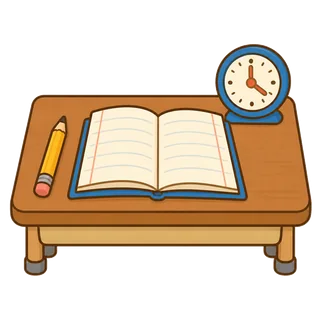
#> input picture img/0772603e9e1b.webp, 320 x 320 px
$ python -i build_app.py   (imports and definitions only)
#> lines starting #> are read from the running program, lines starting #| are printed output that depends on the picture; after the words box and inside, x2 and y2 are one past the last pixel; in counts of white or black regions, pixels touching at a corner belong together
### drafts/ru-units-21-30/picdata.py
# mode: draw | reuse | none ;  (idea, conflict note, existing-gloss for thumbnails)
P={}
def S(i,mode,idea,conf='',ex=()): P[i]=(mode,idea,conf,tuple(ex))
# 21 Music
S('muzyka','draw','Colorful musical notes floating in the air','Unit 13 already has «music» as headphones (emoji)')
S('pyesnya','draw','One big music note inside a speech bubble','Close to «music»: keep notes in a bubble vs floating notes')
S('pyet','draw','Misha singing, mouth open, a few notes')
S('payu','reuse','Same picture as «петь» (Misha singing)','Same art as «to sing»; they should not be answer choices together')
S('payosh','draw','Pointing hand at the viewer + notes (the «you» picture style)')
S('payot','draw','Tima singing')
S('gitara','draw','Acoustic guitar alone')
S('na_gitarye','draw','Misha playing the guitar')
S('pianino','draw','Upright piano alone')
S('gromko','draw','Big loudspeaker with sound waves')
S('tikho','draw','Misha with a finger on his lips')
S('kontsert','draw','Small stage with curtain and microphone')
# 22 Questions
for i in ['kogda','pachemu','patamu_shto','kak','chey','chya','chyo']: S(i,'none','Cannot be drawn clearly (question word)')
S('vapros','draw','Misha raising his hand with a «?» above','Unit 1 «what / who / where» may also show «?»; here it is a raised hand',('what','who'))
S('atvyet','draw','Speech bubble with a big «!»','Not the same as «yes»',('yes',))
S('znayu','draw','Misha pointing at his head, light bulb')
S('znayesh','draw','Pointing hand at the viewer + light bulb')
S('nye_znayu','draw','Misha shrugging','Unit 13 «he / she does» is the 🤷 emoji',())
# 23 In town
S('magazin','draw','Small shop with awning'); S('v_magazinye','draw','Misha inside the shop, shelves behind him')
S('ulitsa','draw','Street with road and houses'); S('na_ulitsye','draw','Misha standing on the street')
S('kafye','draw','Café front with tables'); S('v_kafye','draw','Misha at a café table')
S('muzyey','draw','Museum with columns','Similar building style to «school»',('school',)); S('v_muzyeye','draw','Misha looking at a framed painting')
S('kino','draw','Movie theater screen with popcorn'); S('v_kino','draw','Misha holding popcorn, seat')
S('biblioteka','draw','Bookshelves'); S('v_bibliotyekye','draw','Misha reading between bookshelves','Close to «to read»',('to read',))
# 24 Going
S('kuda','none','Cannot be drawn clearly (question word)')
S('idu','draw','Misha walking','Unit 13 «I\'m going for a walk» is the 🚶 emoji'); S('idyosh','draw','Pointing hand + walking feet'); S('idyot','draw','Tima walking')
S('v_magazin','draw','Misha walking toward the shop, big arrow','Differs from «в магазине» (Misha inside)',()); S('v_shkolu','draw','Misha walking toward the school, big arrow','Differs from «at school»',('school','at school'))
S('v_biblioteku','draw','Misha walking toward the library, big arrow'); S('na_stadion','draw','Stadium with arrow and Misha')
S('damoy','draw','Misha walking toward his house, big arrow','Differs from «at home»',('at home',)); S('pyeshkom','draw','Two sneakers walking')
S('avtobus','draw','City bus'); S('na_avtobusye','draw','Misha at a bus window')
# 25 Hobbies
S('khobbi','draw','Box with paintbrush, ball and camera'); S('tantsevat','draw','Misha dancing'); S('tantsuyu','reuse','Same picture as «танцевать»','Same art as «to dance»'); S('tantsuyesh','draw','Pointing hand + dancing')
S('fotografirovat','draw','Misha holding a camera'); S('fotografiruyu','reuse','Same picture as «фотографировать»'); S('sabirat','draw','Misha with a jar of collected things'); S('sabirayu','reuse','Same picture as «собирать»'); S('sabirayesh','draw','Pointing hand + jar')
S('markee','draw','Three postage stamps'); S('kamni','draw','Pile of rocks'); S('videoigry','draw','Misha with a game controller, TV','Units 11–20 «I play 🎮 / you play 🕹️» are emoji',())
# 26 Yesterday
for i in ['vchyera','byl','byla','byli','chital','chitala','smatryel','smatryela','igral','igrala','gulyal','gulyala']:
    S(i,'none','A picture cannot show past tense; it would look like the present-tense picture','Would clash with «читаю, смотрю, играю, гуляю» if both were answer choices')
# 27 Trip
S('payezdka','draw','Suitcase with a ticket'); S('poyezd','draw','Train'); S('mashina','draw','Car'); S('samalyot','draw','Airplane')
S('na_poyezdye','draw','Misha at a train window'); S('na_mashinye','draw','Misha at a car window'); S('na_samalyotye','draw','Misha at a plane window')
for i in ['yedu','yedyesh','yedyet']: S(i,'none','Would look like «на машине / на поезде»; the vehicle already has a picture')
S('morye','draw','Sea waves with a sun'); S('na_morye','draw','Misha on a beach','Unit 15 «in summer» is the 🏖️ emoji')
# 28 Describing
S('staryy','draw','Old cracked phone (he-word: phone)'); S('staraya','draw','Old patched bag (she-word: bag)')
S('krasivyy','draw','Shiny phone with sparkles'); S('krasivaya','draw','Bag with sparkles')
S('dobryy','draw','Misha giving a gift'); S('dobraya','draw','Mom giving a hug')
S('umnyy','draw','Misha with glasses and a book'); S('umnaya','draw','Mom with glasses and a book')
S('vesyolyy','draw','Misha laughing'); S('vesyolaya','draw','Mom laughing')
S('bystryy','draw','Bike with speed lines','Existing «bike» is an emoji',()); S('bystraya','draw','Horse with speed lines','Existing picture: horse',('horse',))
# 29 School
S('urok','draw','Notebook, pencil and a clock','Close to «класс»'); S('na_uroke','draw','Misha raising a hand at his desk')
S('uchityel','draw','Man teacher at a board'); S('uchityelnitsa','draw','Woman teacher at a board')
S('klass','draw','Classroom with desks','Existing «school» picture',('school','at school')); S('v_klassye','draw','Misha sitting at a desk')
S('matyematika','draw','Ruler, protractor and a triangle','Unit 8 «plus» is already a math picture',('plus',)); S('pyeryemyena','draw','School bell')
S('na_pyeryemyenye','draw','Misha running outside','Close to soccer pictures',('soccer',)); S('pishu','draw','Misha writing'); S('pishyesh','draw','Pointing hand + pencil'); S('pishyet','draw','Tima writing')
# 30 Seasons
S('zima','draw','Snowy tree'); S('vyesna','draw','Flowers and a rain cloud'); S('lyeto','draw','Big sun'); S('osyen','draw','Falling leaves')
S('vyesnoy','reuse','Same picture as «весна»','Same art as the season; not together as answer choices'); S('osyenyu','reuse','Same picture as «осень»')
S('myesyats','draw','One calendar page'); S('dyen_razhdyeniya','draw','Gift box with balloons','Existing «cake» picture; avoid candles',('cake',))
for i in ['v_mae','v_iyule','v_dyekabrye','v_yanvarye']: S(i,'none','A month cannot be drawn without writing its name')

### drafts/ru-units-21-30/pictures/scenes.py
# id -> (scene, refs).  refs: misha tima mom grandma phone bag you toread school horse
FAC="a generic person shown as a simple friendly outline figure with NO face at all (a blank, featureless head: no eyes, no nose, no mouth), soft neutral flat colour fill, clean dark-brown outline. "
YOU="Misha points one red-gloved paw straight toward the viewer, exactly like the pointing gesture in the second reference image, "
D={}
def d(i,scene,refs): D[i]=(scene,refs)
MI=['misha','toread']; YU=['you','misha','toread']; TI=['tima','toread']
# 21
d('muzyka',"Colourful music notes and a treble clef floating in the air, nothing else.",['toread'])
d('pyesnya',"A single chord sheet: a sheet of paper with a title line, staff lines with notes, and chord symbols written above the lines, slightly curled corners.",['toread'])
d('pyet',FAC+"Head and shoulders only, the hand holds a microphone up beside the head, a few small music notes. Focus is the action of singing, not a person.",['toread'])
d('payu',"Misha sings happily with his mouth wide open, a few music notes around him.",MI)
d('payosh',"Misha points at the viewer encouragingly with music notes floating around.",YU)
d('payot',"Misha points toward Tima, who sings happily.",None)
d('gitara',"One acoustic guitar alone.",['toread'])
d('na_gitarye',"Misha plays an acoustic guitar happily.",MI)
d('pianino',"One upright piano alone, lid closed, simple.",['toread'])
d('gromko',"A big loudspeaker with large sound waves coming out of it.",['toread'])
d('tikho',"Misha holds a red-gloved finger to his lips asking for quiet.",MI)
d('kontsert',"A small stage with red curtains and a microphone on a stand in a spotlight.",['toread'])
# 22
d('vapros',"Misha raises one red-gloved paw to ask a question, with a big question mark above his head.",MI)
d('znayu',"Misha points at his own head, a glowing light bulb above it, looking confident.",MI)
d('znayesh',YOU+"with a glowing light bulb above the paw.",YU)
d('nye_znayu',"Misha shrugs with both red-gloved paws open and a puzzled face.",MI)
# 23
d('magazin',"A small friendly shop with a striped awning and a window, front view.",['toread'])
d('v_magazinye',"Misha stands inside a shop with shelves of goods behind him.",MI)
d('ulitsa',"A street with a road, sidewalk and a few houses, front view, no people.",['toread'])
d('na_ulitsye',"Misha stands on the sidewalk of a street with houses behind him.",MI)
d('kafye',"A cosy café front with a window, a small sign shape (no letters) and two outdoor tables.",['toread'])
d('v_kafye',"Misha sits at a café table with a cup in front of him.",MI)
d('muzyey',"A museum building with columns and steps.",['toread'])
d('v_muzyeye',"Misha looks up at a framed painting on a museum wall.",MI)
d('kino',"A movie theater: a big screen with popcorn bucket and a ticket.",['toread'])
d('v_kino',"Misha sits in a cinema seat holding a bucket of popcorn.",MI)
d('biblioteka',"Tall bookshelves full of colourful books, nothing else.",['toread'])
d('v_bibliotyekye',"Misha reads a book standing between tall library bookshelves.",MI)
# 24
d('idu',"Misha walks happily forward, mid-step.",MI)
d('idyosh',YOU+"while his feet are mid-step walking.",YU)
d('idyot',"Tima walks happily forward, mid-step.",TI)
d('v_magazin',"Misha walks toward a small shop with a striped awning, a big arrow pointing from him to the shop.",MI)
d('v_shkolu',"Misha with a backpack walks toward the school building shown in the third reference image, a big arrow pointing to the school.",['misha','school','toread'])
d('v_biblioteku',"Misha walks toward a library building with books in the windows, a big arrow pointing to it.",MI)
d('na_stadion',"Misha walks toward a big stadium with floodlights, a big arrow pointing to it.",MI)
d('damoy',"Misha walks toward his small house with a red roof, a big arrow pointing to the house.",MI)
d('pyeshkom',"Two sneakers walking, a few motion lines, no person.",['toread'])
d('avtobus',"A city bus, side view, simple windows.",['toread'])
d('na_avtobusye',"Misha looks out of a bus window, waving.",MI)
# 25
d('khobbi',"A box overflowing with hobby items: a paintbrush, a ball, a small camera and a guitar pick.",['toread'])
d('tantsevat',FAC+"The figure is dancing, full body, one arm up, with music notes.",['toread'])
d('tantsuyu',"Misha dances happily with music notes around him.",MI)
d('tantsuyesh',YOU+"while his body is in a dance pose.",YU)
d('fotografirovat',FAC+"The figure holds a camera up to where the face would be, taking a picture. Head and shoulders.",['toread'])
d('fotografiruyu',"Misha holds a camera up to his eye and takes a picture.",MI)
d('sabirayu',"Misha holds a glass jar full of collected things (stamps, rocks, shells).",MI)
d('sabirayesh',YOU+"while holding a glass jar of collected things in the other paw.",YU)
d('markee',"Three colourful postage stamps with zigzag edges, plain pictures (no letters, no numbers).",['toread'])
d('kamni',"A pile of smooth grey and brown rocks.",['toread'])
d('videoigry',"Misha plays a video game with a game controller, a TV in front of him.",MI)
# 26
d('vchyera',"A horizontal calendar timeline of consecutive days shown only as numbers: the middle day (today) large and bright and in the centre, the day before it slightly smaller but full colour, earlier days further left progressively smaller but still bright, the next day to the right smaller and faded grey. A curved arrow goes backward from the central day to the day before it.",['toread'])
# 27
d('payezdka',"A suitcase with a travel ticket and a small airplane sticker.",['toread'])
d('poyezd',"A colourful train engine and carriage, side view.",['toread'])
d('mashina',"A cute red car, side view.",['toread'])
d('samalyot',"A passenger airplane flying, side view.",['toread'])
d('na_poyezdye',"Misha looks out of a train window, waving.",MI)
d('na_mashinye',"Misha sits in a car looking out of the side window.",MI)
d('na_samalyotye',"Misha looks out of an airplane window with clouds outside.",MI)
d('morye',"Blue sea waves with a bright sun and a sailboat far away.",['toread'])
d('na_morye',"Misha stands on a sandy beach next to the sea, sun above.",MI)
# 28
d('staraya',"The handbag is exactly the bag in the second reference image but old and worn: patched, faded, a missing button.",['bag','toread'])
d('krasivyy',"The smartphone is exactly the phone in the first reference image, in a decorative phone case covered with shiny gems, sparkles and small flowers.",['phone','toread'])
d('krasivaya',"The handbag is exactly the bag in the first reference image, decorated with sparkles, gems and small flowers.",['bag','toread'])
d('dobryy',"Misha kindly hands a wrapped gift to the viewer.",MI)
d('dobraya',"Mom hugs a child warmly, a kind smile.",['mom','toread'])
d('umnyy',"Misha wears extra glasses, reads a book, with a small light bulb above.",MI)
d('umnaya',"Mom wears glasses and reads a book, with a small light bulb above.",['mom','toread'])
d('vesyolyy',"Misha laughs out loud, confetti around him.",MI)
d('vesyolaya',"Mom laughs out loud, confetti around her.",['mom','toread'])
d('bystryy',"A bicycle speeding along with strong speed lines behind it.",['toread'])
d('bystraya',"The horse is exactly the horse in the second reference image but galloping very fast with strong speed lines behind it.",['horse','toread'])
# 29
d('urok',"A school desk with an open notebook, a pencil and a small clock.",['toread'])
d('na_uroke',"Misha sits at a school desk and uses a protractor on his notebook, concentrating. The classroom around him is softly blurred and not in focus.",MI)
d('uchityel',"A man teacher stands at a chalkboard holding chalk, friendly.",['toread'])
d('uchityelnitsa',"A woman teacher stands at a chalkboard holding chalk, friendly.",['toread'])
d('klass',"A classroom with rows of desks and a chalkboard, no people.",['toread'])
d('v_klassye',"Misha sits at his desk in a classroom, surrounded by other children sitting at their desks.",MI)
d('matyematika',"An open textbook showing a large, half-solved math problem with big numbers and symbols, a pencil beside it.",['toread'])
d('pyeryemyena',"A school bell ringing, motion lines around it.",['toread'])
d('na_pyeryemyenye',"Misha runs and plays outside during recess, the school building clearly visible in the background.",MI)
d('pishu',"Misha writes in a notebook with a pencil.",MI)
d('pishyesh',YOU+"while holding a pencil in the other paw.",YU)
d('pishyet',"Tima writes in a notebook with a pencil.",TI)
# 30
d('zima',"A bare tree covered in snow, with falling snowflakes and a pale winter sky.",['toread'])
d('vyesna',"White snowdrop flowers growing up through melting snow, green leaves, a little sunshine.",['toread'])
d('lyeto',"EDIT: the same tree as in the first reference image, drawn identically in the same position and size, but now in summer: full of lush green leaves, with a bright sun in the sky and green grass.",['zima','toread'])
d('osyen',"Colourful red, orange and yellow autumn leaves falling from the air onto the ground.",['toread'])
d('myesyats',"One tear-off wall calendar page, a blank grid of days (no numbers, no letters).",['toread'])
d('dyen_razhdyeniya',"A wrapped gift box with a big ribbon and colourful balloons, no cake.",['toread'])

### drafts/ru-units-21-30/tools/build_app.py
import json,re,hashlib,shutil,os,importlib.util,glob,sys,unicodedata
import numpy as np
from PIL import Image
from scipy import ndimage
sys.path.insert(0,'/home/claude/u2130'); sys.path.insert(0,'/home/claude/u2130/pics')
REPO='/home/claude/misha-app'; W='/home/claude/u2130'; A='\u0301'
f=lambda s:s.replace('`',A)
# [1 line not run here, left out]
import picdata, scenes
over_none={'atvyet','sabirat','osyenyu','vyesnoy'}
draw={i for i in scenes.D}                     # 89 + staryy below
# [1 line not run here, left out]
# ---------- 1. pictures -> transparent webp ----------
def to_webp(src,dst):
#> called with src = '../../../img/0772603e9e1b.webp', dst = 'out.png'
    im=Image.open(src).convert('RGB'); a=np.array(im).astype(int)
#> after `im = Image.open(src).convert('RGB')`:
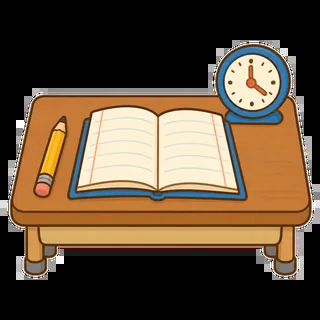
#> im: PIL image 320x320 RGB; mean R, G, B 96.9, 78, 57.4
    white=(a.min(2)>=238); lab,n=ndimage.label(white)
#> after `white = a.min(2) >= 238`:
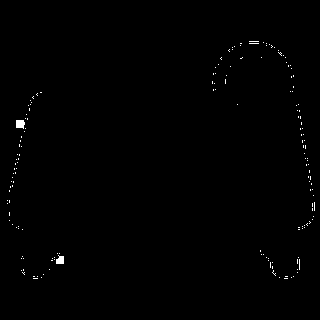
#> white: shape (320, 320) bool; 0.44% white in thin lines or dots, all inside (x1, y1, x2, y2) = (7, 41, 315, 279)
#> after `lab, n = ndimage.label(white)`: n = 196
    border=set(np.unique(np.concatenate([lab[0],lab[-1],lab[:,0],lab[:,-1]])))-{0}
#> border = 0 items
    bg=np.isin(lab,list(border))
#> bg: shape (320, 320) bool; every value is 0
    alpha=(~bg).astype(float); alpha=ndimage.gaussian_filter(alpha,0.7); alpha=np.clip(alpha*1.15,0,1)
    rgba=np.dstack([a.astype(np.uint8),(alpha*255).astype(np.uint8)]); img=Image.fromarray(rgba,'RGBA')
    bb=img.getchannel('A').point(lambda v:255 if v>20 else 0).getbbox() or (0,0,*img.size)
#> bb = (0, 0, 320, 320)
    m=int(0.03*1024); bb=(max(0,bb[0]-m),max(0,bb[1]-m),min(1024,bb[2]+m),min(1024,bb[3]+m)); img=img.crop(bb)
#> after `bb = (max(0, bb[0] - m), max(0, bb[1] - m), min(1024, bb[2] + m), min(`: bb = (0, 0, 350, 350)
#> after `img = img.crop(bb)`:
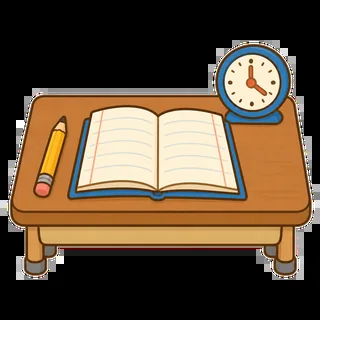
#> img: PIL image 350x350 RGBA; mean R, G, B, A 81, 65.2, 47.9, 213.2; transparent parts drawn white
    s=max(img.size); sq=Image.new('RGBA',(s,s),(0,0,0,0)); sq.paste(img,((s-img.size[0])//2,(s-img.size[1])//2)); sq=sq.resize((320,320),Image.LANCZOS)
#> after `sq = sq.resize((320, 320), Image.LANCZOS)`:
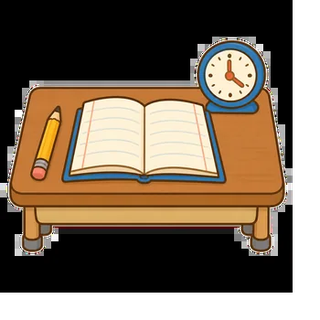
#> sq: PIL image 320x320 RGBA; mean R, G, B, A 81.1, 65.4, 48.2, 213.2; transparent parts drawn white
    tmp=dst+'.tmp'; sq.save(tmp,'WEBP',quality=84,alpha_quality=90,method=6); h=hashlib.sha1(open(tmp,'rb').read()).hexdigest()[:12]
    out=f'{REPO}/img/{h}.webp'; os.replace(tmp,out); return h
PIC={}
# [3 lines not run here, left out]
IMG=lambda h:f"<img class='wp' src='img/{h}.webp' alt=''>"
ICON={21:'gitara',22:'vapros',23:'magazin',24:'avtobus',25:'khobbi',26:'vchyera',27:'poyezd',28:'krasivyy',29:'klass',30:'zima'}
# ---------- 2. adopted phrases ----------
# [1 line not run here, left out]
NEWU={21,22,29}
# [2 lines not run here, left out]
# [1 line that did not run here, left out]
# ---------- 3. word ids unique ----------
# [1 line not run here, left out]
ren={}
def wid(i,u):
    return i if i not in existing else f'{i}_{u}'
# ---------- 4. unit objects ----------
CL={21:('#B5499B','#8C3778'),22:('#2F7FD0','#2160A3'),23:('#D98B1F','#A8680F'),24:('#3FA66A','#2D7C4E'),25:('#D6475B','#A8344A'),26:('#6A5ACD','#4F42A0'),27:('#1FA3B8','#167C8C'),28:('#E0662D','#B04C1E'),29:('#7A9E2A','#5C781E'),30:('#4A6FA5','#34507B')}
def toks(s): return [t.strip('.,!?»«—-') for t in s.split()]
def stripacc(s): return unicodedata.normalize('NFC',''.join(c for c in unicodedata.normalize('NFD',s) if c not in '\u0301')).lower()
UN={}
# [17 lines not run here, left out]
unit_js='Object.assign(UNITS, '+json.dumps(UN,ensure_ascii=False,indent=1)+');\n'
# [1 line that did not run here, left out]
# ---------- 5. gloss ----------
# [1 line not run here, left out]
MAN={'гитаре':'«на гитаре» = (play) the guitar','волнуйся':'«не волнуйся» = don’t worry','извините':'excuse me / sorry (polite)','потому':'«потому что» = because','магазине':'«в магазине» = in the store',
'музее':'«в музее» = in the museum','улице':'«на улице» = outside, on the street','библиотеке':'«в библиотеке» = in the library','стадион':'«на стадион» = (go) to the stadium','автобусе':'«на автобусе» = by bus',
'школу':'«в школу» = (go) to school','библиотеку':'«в библиотеку» = (go) to the library','поезде':'«на поезде» = by train','машине':'«на машине» = by car','он':'he','здравствуй':'hello (to a friend or a child)',
'уроке':'«на уроке» = in class','перемене':'«на перемене» = at recess','классе':'«в классе» = in the classroom','рождения':'«день рождения» = birthday','мае':'«в мае» = in May','июле':'«в июле» = in July',
'январе':'«в январе» = in January','декабре':'«в декабре» = in December','может':'«может быть» = can be','быть':'«может быть» = can be'}
G={}
# [3 lines not run here, left out]
gloss_js='Object.assign(GLOSS, '+json.dumps(G,ensure_ascii=False)+');\n'
# ---------- 6. css ----------
css=''
# [4 lines not run here, left out]
def once(a,b,after=False):
    global s
    assert s.count(a)==1,(a[:50],s.count(a)); s=s.replace(a,(a+b) if after else (b+a))
# [1 line that did not run here, left out]
# [1 line that did not run here, left out]
# [1 line that did not run here, left out]
# [1 line that did not run here, left out]
# [1 line that did not run here, left out]
a='.path.p20{--uc:#4E7F2C;--ucd:#385D1F;--ucl:#4E7F2C55;--ucld:#4E7F2C88;--ucf:#4E7F2C3D}\n'
# [1 line that did not run here, left out]
open(p,'w',encoding='utf8').write(s)
json.dump(dict(PIC=PIC,idm={u:{w[0]:wid(w[0],u) for w in d['words']} for u,d in C.U.items()}),open(W+'/build_maps.json','w'))
# ---------- 8. audio ----------
vk=lambda t: re.sub(r'\s+',' ',re.sub(r'[«»“”"\'()¿¡.,:;…]','',unicodedata.normalize('NFC',t).lower())).strip()
# [1 line that did not run here, left out]
def add(role,display,src):
    i=hashlib.sha1(f'{role}|{display}'.encode()).hexdigest()[:12]; assert i not in used_ids or clips.get(role,{}).get(vk(display))==i,(role,display,i)
    shutil.copy(src,f'{REPO}/voices/ru/{i}.mp3'); clips.setdefault(role,{})[vk(display)]=i; used_ids.add(i); return i
n=0
# [10 lines not run here, left out]
tot=sum(os.path.getsize(x) for x in glob.glob(REPO+'/voices/ru/*.mp3'))
# [1 line that did not run here, left out]
print('audio clips added',n,'| total MB',idx['mb'],'| roles',{r:len(v) for r,v in clips.items()})

>>> result = to_webp('../../../img/0772603e9e1b.webp', 'out.png')
